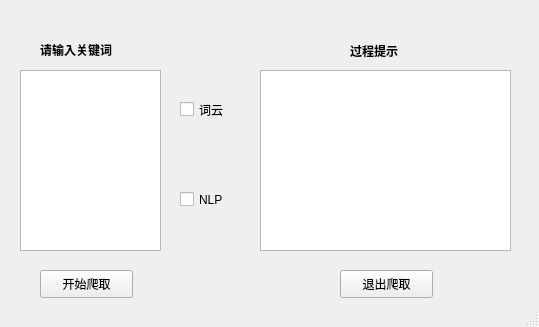
<?xml version="1.0" encoding="UTF-8"?>
<ui version="4.0">
 <class>mainWindow</class>
 <widget class="QMainWindow" name="mainWindow">
  <property name="geometry">
   <rect>
    <x>0</x>
    <y>0</y>
    <width>539</width>
    <height>327</height>
   </rect>
  </property>
  <property name="windowTitle">
   <string>MainWindow</string>
  </property>
  <widget class="QWidget" name="centralwidget">
   <widget class="QLabel" name="label">
    <property name="geometry">
     <rect>
      <x>40</x>
      <y>40</y>
      <width>111</width>
      <height>20</height>
     </rect>
    </property>
    <property name="font">
     <font>
      <weight>75</weight>
      <bold>true</bold>
     </font>
    </property>
    <property name="text">
     <string>请输入关键词</string>
    </property>
   </widget>
   <widget class="QTextEdit" name="textEdit">
    <property name="geometry">
     <rect>
      <x>20</x>
      <y>70</y>
      <width>141</width>
      <height>181</height>
     </rect>
    </property>
   </widget>
   <widget class="QLabel" name="label_2">
    <property name="geometry">
     <rect>
      <x>350</x>
      <y>40</y>
      <width>61</width>
      <height>21</height>
     </rect>
    </property>
    <property name="font">
     <font>
      <weight>75</weight>
      <bold>true</bold>
     </font>
    </property>
    <property name="text">
     <string>过程提示</string>
    </property>
   </widget>
   <widget class="QTextBrowser" name="textBrowser">
    <property name="geometry">
     <rect>
      <x>260</x>
      <y>70</y>
      <width>251</width>
      <height>181</height>
     </rect>
    </property>
   </widget>
   <widget class="QPushButton" name="pushButton">
    <property name="geometry">
     <rect>
      <x>40</x>
      <y>270</y>
      <width>93</width>
      <height>28</height>
     </rect>
    </property>
    <property name="text">
     <string>开始爬取</string>
    </property>
   </widget>
   <widget class="QPushButton" name="pushButton_2">
    <property name="geometry">
     <rect>
      <x>340</x>
      <y>270</y>
      <width>93</width>
      <height>28</height>
     </rect>
    </property>
    <property name="text">
     <string>退出爬取</string>
    </property>
   </widget>
   <widget class="QCheckBox" name="checkBox">
    <property name="geometry">
     <rect>
      <x>180</x>
      <y>100</y>
      <width>61</width>
      <height>19</height>
     </rect>
    </property>
    <property name="text">
     <string>词云</string>
    </property>
   </widget>
   <widget class="QCheckBox" name="checkBox_2">
    <property name="geometry">
     <rect>
      <x>180</x>
      <y>190</y>
      <width>51</width>
      <height>19</height>
     </rect>
    </property>
    <property name="text">
     <string>NLP</string>
    </property>
   </widget>
  </widget>
  <widget class="QStatusBar" name="statusbar"/>
 </widget>
 <resources/>
 <connections/>
</ui>
